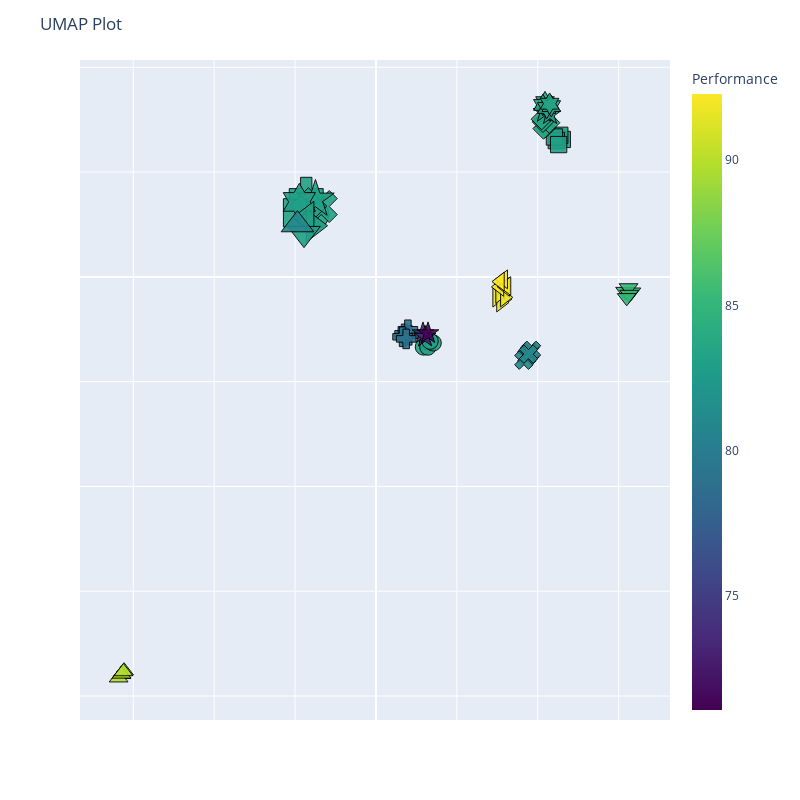

Notebook cell for this chart:
### Markdown cell above
### UMAP chart

### Code cell
fig = umap_plot(df_umap_all)

fig.show()

### Figure 1 — Plotly figure (JSON) as saved in the notebook; plotly's stock layout.template omitted (floating-point values rounded to 4 significant figures)
{"data": [{"hovertemplate": "<b>%{hovertext}</b><br><br>algorithm_id=1<br>=%{y}<br>size=%{marker.size}<br>Performance=%{marker.color}<extra></extra>", "hovertext": ["K-Nearest Neighbor<br>Performance: 83.35%<br>Model ID: 452<br>Accuracy: 70.31%<br>Precision: 70.36%<br>Recall: 70.31%<br>ROC AUC: 72.5<br>Geometric Mean: 100.0<br>Matthews Correlation: 100.0<br>F1: 100.0<br>Log Loss: 0.0<br>Size: 1", "K-Nearest Neighbor<br>Performance: 83.28%<br>Model ID: 288<br>Accuracy: 69.62%<br>Precision: 69.8%<br>Recall: 69.62%<br>ROC AUC: 73.91<br>Geometric Mean: 100.0<br>Matthews Correlation: 100.0<br>F1: 100.0<br>Log Loss: 0.0<br>Size: 1", "K-Nearest Neighbor<br>Performance: 83.13%<br>Model ID: 96<br>Accuracy: 69.29%<br>Precision: 69.48%<br>Recall: 69.29%<br>ROC AUC: 73.84<br>Geometric Mean: 100.0<br>Matthews Correlation: 100.0<br>F1: 100.0<br>Log Loss: 0.0<br>Size: 1", "K-Nearest Neighbor<br>Performance: 83.13%<br>Model ID: 480<br>Accuracy: 69.29%<br>Precision: 69.48%<br>Recall: 69.29%<br>ROC AUC: 73.82<br>Geometric Mean: 100.0<br>Matthews Correlation: 100.0<br>F1: 100.0<br>Log Loss: 0.0<br>Size: 1", "K-Nearest Neighbor<br>Performance: 83.11%<br>Model ID: 458<br>Accuracy: 69.64%<br>Precision: 69.61%<br>Recall: 69.64%<br>ROC AUC: 72.85<br>Geometric Mean: 100.0<br>Matthews Correlation: 100.0<br>F1: 100.0<br>Log Loss: 0.0<br>Size: 1", "K-Nearest Neighbor<br>Performance: 83.35%<br>Model ID: meta_1<br>Accuracy: 70.31%<br>Precision: 70.36%<br>Recall: 70.31%<br>ROC AUC: 72.5<br>Geometric Mean: 100.0<br>Matthews Correlation: 100.0<br>F1: 100.0<br>Log Loss: 0.0<br>Size: 3"], "legendgroup": "1", "marker": {"color": [83.35, 83.28, 83.13, 83.13, 83.11, 83.35], "coloraxis": "coloraxis", "line": {"color": "Black", "width": 1}, "opacity": 0.9, "size": [1, 1, 1, 1, 1, 3], "sizemode": "area", "sizeref": 0.0075, "symbol": "circle"}, "mode": "markers", "name": "1", "orientation": "v", "showlegend": true, "type": "scatter", "x": [5.866, 6.383, 6.412, 7.069, 6.692, -7.534], "xaxis": "x", "y": [-6.689, -6.21, -6.7, -6.304, -6.142, 5.931], "yaxis": "y"}, {"hovertemplate": "<b>%{hovertext}</b><br><br>algorithm_id=2<br>=%{y}<br>size=%{marker.size}<br>Performance=%{marker.color}<extra></extra>", "hovertext": ["Support Vector Machine<br>Performance: 83.1%<br>Model ID: 694<br>Accuracy: 82.5%<br>Precision: 82.92%<br>Recall: 82.5%<br>ROC AUC: 89.98<br>Geometric Mean: 85.43<br>Matthews Correlation: 72.38<br>F1: 85.99<br>Log Loss: 0.62<br>Size: 1", "Support Vector Machine<br>Performance: 83.08%<br>Model ID: 650<br>Accuracy: 82.83%<br>Precision: 83.3%<br>Recall: 82.83%<br>ROC AUC: 90.14<br>Geometric Mean: 85.07<br>Matthews Correlation: 71.75<br>F1: 85.65<br>Log Loss: 0.71<br>Size: 1", "Support Vector Machine<br>Performance: 83.08%<br>Model ID: 646<br>Accuracy: 82.83%<br>Precision: 83.3%<br>Recall: 82.83%<br>ROC AUC: 90.15<br>Geometric Mean: 85.07<br>Matthews Correlation: 71.75<br>F1: 85.65<br>Log Loss: 0.69<br>Size: 1", "Support Vector Machine<br>Performance: 83.09%<br>Model ID: 642<br>Accuracy: 82.83%<br>Precision: 83.3%<br>Recall: 82.83%<br>ROC AUC: 90.19<br>Geometric Mean: 85.07<br>Matthews Correlation: 71.75<br>F1: 85.65<br>Log Loss: 0.68<br>Size: 1", "Support Vector Machine<br>Performance: 83.07%<br>Model ID: 654<br>Accuracy: 82.83%<br>Precision: 83.3%<br>Recall: 82.83%<br>ROC AUC: 90.09<br>Geometric Mean: 85.07<br>Matthews Correlation: 71.75<br>F1: 85.65<br>Log Loss: 0.69<br>Size: 1", "Support Vector Machine<br>Performance: 83.28%<br>Model ID: meta_2<br>Accuracy: 69.62%<br>Precision: 69.8%<br>Recall: 69.62%<br>ROC AUC: 73.91<br>Geometric Mean: 100.0<br>Matthews Correlation: 100.0<br>F1: 100.0<br>Log Loss: 0.0<br>Size: 3"], "legendgroup": "2", "marker": {"color": [83.1, 83.08, 83.08, 83.09, 83.07, 83.28], "coloraxis": "coloraxis", "line": {"color": "Black", "width": 1}, "opacity": 0.9, "size": [1, 1, 1, 1, 1, 3], "sizemode": "area", "sizeref": 0.0075, "symbol": "square"}, "mode": "markers", "name": "2", "orientation": "v", "showlegend": true, "type": "scatter", "x": [23.03, 22.72, 22.29, 22.06, 22.58, -9.692], "xaxis": "x", "y": [13.12, 13.51, 13.01, 13.35, 12.62, 6.111], "yaxis": "y"}, {"hovertemplate": "<b>%{hovertext}</b><br><br>algorithm_id=3<br>=%{y}<br>size=%{marker.size}<br>Performance=%{marker.color}<extra></extra>", "hovertext": ["Gaussian Naive Bayes<br>Performance: 80.97%<br>Model ID: 737<br>Accuracy: 80.51%<br>Precision: 80.65%<br>Recall: 80.51%<br>ROC AUC: 89.18<br>Geometric Mean: 83.79<br>Matthews Correlation: 68.01<br>F1: 84.11<br>Log Loss: 100.0<br>Size: 1", "Gaussian Naive Bayes<br>Performance: 80.97%<br>Model ID: 1066<br>Accuracy: 80.51%<br>Precision: 80.65%<br>Recall: 80.51%<br>ROC AUC: 89.18<br>Geometric Mean: 83.79<br>Matthews Correlation: 68.01<br>F1: 84.11<br>Log Loss: 34.0<br>Size: 1", "Gaussian Naive Bayes<br>Performance: 80.97%<br>Model ID: 1079<br>Accuracy: 80.51%<br>Precision: 80.65%<br>Recall: 80.51%<br>ROC AUC: 89.18<br>Geometric Mean: 83.79<br>Matthews Correlation: 68.01<br>F1: 84.11<br>Log Loss: 31.4<br>Size: 1", "Gaussian Naive Bayes<br>Performance: 80.97%<br>Model ID: 1078<br>Accuracy: 80.51%<br>Precision: 80.65%<br>Recall: 80.51%<br>ROC AUC: 89.18<br>Geometric Mean: 83.79<br>Matthews Correlation: 68.01<br>F1: 84.11<br>Log Loss: 31.6<br>Size: 1", "Gaussian Naive Bayes<br>Performance: 80.97%<br>Model ID: 1077<br>Accuracy: 80.51%<br>Precision: 80.65%<br>Recall: 80.51%<br>ROC AUC: 89.18<br>Geometric Mean: 83.79<br>Matthews Correlation: 68.01<br>F1: 84.11<br>Log Loss: 31.8<br>Size: 1", "Gaussian Naive Bayes<br>Performance: 83.13%<br>Model ID: meta_3<br>Accuracy: 69.29%<br>Precision: 69.48%<br>Recall: 69.29%<br>ROC AUC: 73.84<br>Geometric Mean: 100.0<br>Matthews Correlation: 100.0<br>F1: 100.0<br>Log Loss: 0.0<br>Size: 3"], "legendgroup": "3", "marker": {"color": [80.97, 80.97, 80.97, 80.97, 80.97, 83.13], "coloraxis": "coloraxis", "line": {"color": "Black", "width": 1}, "opacity": 0.9, "size": [1, 1, 1, 1, 1, 3], "sizemode": "area", "sizeref": 0.0075, "symbol": "x"}, "mode": "markers", "name": "3", "orientation": "v", "showlegend": true, "type": "scatter", "x": [19.03, 18.64, 18.28, 19.22, 18.85, -6.767], "xaxis": "x", "y": [-7.199, -7.587, -7.945, -7.013, -7.374, 6.713], "yaxis": "y"}, {"hovertemplate": "<b>%{hovertext}</b><br><br>algorithm_id=4<br>=%{y}<br>size=%{marker.size}<br>Performance=%{marker.color}<extra></extra>", "hovertext": ["Multilayer Perceptron<br>Performance: 79.22%<br>Model ID: 1262<br>Accuracy: 79.85%<br>Precision: 79.92%<br>Recall: 79.85%<br>ROC AUC: 85.88<br>Geometric Mean: 81.86<br>Matthews Correlation: 64.8<br>F1: 82.36<br>Log Loss: 17.56<br>Size: 1", "Multilayer Perceptron<br>Performance: 79.22%<br>Model ID: 1263<br>Accuracy: 79.85%<br>Precision: 79.92%<br>Recall: 79.85%<br>ROC AUC: 85.88<br>Geometric Mean: 81.86<br>Matthews Correlation: 64.8<br>F1: 82.36<br>Log Loss: 17.56<br>Size: 1", "Multilayer Perceptron<br>Performance: 79.22%<br>Model ID: 1261<br>Accuracy: 79.85%<br>Precision: 79.92%<br>Recall: 79.85%<br>ROC AUC: 85.88<br>Geometric Mean: 81.86<br>Matthews Correlation: 64.8<br>F1: 82.36<br>Log Loss: 17.56<br>Size: 1", "Multilayer Perceptron<br>Performance: 79.09%<br>Model ID: 1249<br>Accuracy: 79.52%<br>Precision: 79.59%<br>Recall: 79.52%<br>ROC AUC: 85.97<br>Geometric Mean: 81.86<br>Matthews Correlation: 64.8<br>F1: 82.36<br>Log Loss: 17.17<br>Size: 1", "Multilayer Perceptron<br>Performance: 79.09%<br>Model ID: 1251<br>Accuracy: 79.52%<br>Precision: 79.59%<br>Recall: 79.52%<br>ROC AUC: 85.97<br>Geometric Mean: 81.86<br>Matthews Correlation: 64.8<br>F1: 82.36<br>Log Loss: 17.17<br>Size: 1", "Multilayer Perceptron<br>Performance: 83.13%<br>Model ID: meta_4<br>Accuracy: 69.29%<br>Precision: 69.48%<br>Recall: 69.29%<br>ROC AUC: 73.82<br>Geometric Mean: 100.0<br>Matthews Correlation: 100.0<br>F1: 100.0<br>Log Loss: 0.0<br>Size: 3"], "legendgroup": "4", "marker": {"color": [79.22, 79.22, 79.22, 79.09, 79.09, 83.13], "coloraxis": "coloraxis", "line": {"color": "Black", "width": 1}, "opacity": 0.9, "size": [1, 1, 1, 1, 1, 3], "sizemode": "area", "sizeref": 0.0075, "symbol": "cross"}, "mode": "markers", "name": "4", "orientation": "v", "showlegend": true, "type": "scatter", "x": [4.056, 3.538, 3.945, 3.288, 3.733, -8.618], "xaxis": "x", "y": [-5.575, -5.437, -5.048, -5.715, -5.918, 7.883], "yaxis": "y"}, {"hovertemplate": "<b>%{hovertext}</b><br><br>algorithm_id=5<br>=%{y}<br>size=%{marker.size}<br>Performance=%{marker.color}<extra></extra>", "hovertext": ["Logistic Regression<br>Performance: 83.67%<br>Model ID: 1677<br>Accuracy: 84.14%<br>Precision: 84.66%<br>Recall: 84.14%<br>ROC AUC: 90.32<br>Geometric Mean: 85.13<br>Matthews Correlation: 71.65<br>F1: 85.67<br>Log Loss: 3.51<br>Size: 1", "Logistic Regression<br>Performance: 83.66%<br>Model ID: 1741<br>Accuracy: 84.46%<br>Precision: 84.98%<br>Recall: 84.46%<br>ROC AUC: 90.58<br>Geometric Mean: 84.83<br>Matthews Correlation: 70.93<br>F1: 85.35<br>Log Loss: 3.37<br>Size: 1", "Logistic Regression<br>Performance: 83.54%<br>Model ID: 1901<br>Accuracy: 83.8%<br>Precision: 84.26%<br>Recall: 83.8%<br>ROC AUC: 90.5<br>Geometric Mean: 85.13<br>Matthews Correlation: 71.65<br>F1: 85.67<br>Log Loss: 3.41<br>Size: 1", "Logistic Regression<br>Performance: 83.53%<br>Model ID: 1773<br>Accuracy: 84.14%<br>Precision: 84.64%<br>Recall: 84.14%<br>ROC AUC: 90.65<br>Geometric Mean: 84.77<br>Matthews Correlation: 71.02<br>F1: 85.33<br>Log Loss: 3.23<br>Size: 1", "Logistic Regression<br>Performance: 83.41%<br>Model ID: 1869<br>Accuracy: 83.48%<br>Precision: 83.92%<br>Recall: 83.48%<br>ROC AUC: 90.54<br>Geometric Mean: 85.07<br>Matthews Correlation: 71.75<br>F1: 85.65<br>Log Loss: 2.97<br>Size: 1", "Logistic Regression<br>Performance: 83.11%<br>Model ID: meta_5<br>Accuracy: 69.64%<br>Precision: 69.61%<br>Recall: 69.64%<br>ROC AUC: 72.85<br>Geometric Mean: 100.0<br>Matthews Correlation: 100.0<br>F1: 100.0<br>Log Loss: 0.0<br>Size: 3"], "legendgroup": "5", "marker": {"color": [83.67, 83.66, 83.54, 83.53, 83.41, 83.11], "coloraxis": "coloraxis", "line": {"color": "Black", "width": 1}, "opacity": 0.9, "size": [1, 1, 1, 1, 1, 3], "sizemode": "area", "sizeref": 0.0075, "symbol": "diamond"}, "mode": "markers", "name": "5", "orientation": "v", "showlegend": true, "type": "scatter", "x": [20.96, 20.71, 21.42, 20.64, 20.49, -8.353], "xaxis": "x", "y": [14.26, 14.15, 14.71, 14.79, 15.05, 6.752], "yaxis": "y"}, {"hovertemplate": "<b>%{hovertext}</b><br><br>algorithm_id=6<br>=%{y}<br>size=%{marker.size}<br>Performance=%{marker.color}<extra></extra>", "hovertext": ["Linear Discriminant Analysis<br>Performance: 82.31%<br>Model ID: 1997<br>Accuracy: 83.16%<br>Precision: 84.11%<br>Recall: 83.16%<br>ROC AUC: 89.99<br>Geometric Mean: 83.32<br>Matthews Correlation: 68.51<br>F1: 83.94<br>Log Loss: 0.0<br>Size: 1", "Linear Discriminant Analysis<br>Performance: 82.31%<br>Model ID: 1998<br>Accuracy: 83.16%<br>Precision: 84.11%<br>Recall: 83.16%<br>ROC AUC: 89.99<br>Geometric Mean: 83.32<br>Matthews Correlation: 68.51<br>F1: 83.94<br>Log Loss: 0.0<br>Size: 1", "Linear Discriminant Analysis<br>Performance: 73.45%<br>Model ID: 1999<br>Accuracy: 75.89%<br>Precision: 76.41%<br>Recall: 75.89%<br>ROC AUC: 82.6<br>Geometric Mean: 75.39<br>Matthews Correlation: 52.04<br>F1: 75.95<br>Log Loss: 31.9<br>Size: 1", "Linear Discriminant Analysis<br>Performance: 73.45%<br>Model ID: 2000<br>Accuracy: 75.89%<br>Precision: 76.41%<br>Recall: 75.89%<br>ROC AUC: 82.6<br>Geometric Mean: 75.39<br>Matthews Correlation: 52.04<br>F1: 75.95<br>Log Loss: 31.9<br>Size: 1", "Linear Discriminant Analysis<br>Performance: 71.08%<br>Model ID: 2001<br>Accuracy: 74.25%<br>Precision: 74.65%<br>Recall: 74.25%<br>ROC AUC: 79.07<br>Geometric Mean: 73.45<br>Matthews Correlation: 47.92<br>F1: 73.99<br>Log Loss: 41.85<br>Size: 1", "Linear Discriminant Analysis<br>Performance: 83.1%<br>Model ID: meta_6<br>Accuracy: 82.5%<br>Precision: 82.92%<br>Recall: 82.5%<br>ROC AUC: 89.98<br>Geometric Mean: 85.43<br>Matthews Correlation: 72.38<br>F1: 85.99<br>Log Loss: 0.62<br>Size: 3"], "legendgroup": "6", "marker": {"color": [82.31, 82.31, 73.45, 73.45, 71.08, 83.1], "coloraxis": "coloraxis", "line": {"color": "Black", "width": 1}, "opacity": 0.9, "size": [1, 1, 1, 1, 1, 3], "sizemode": "area", "sizeref": 0.0075, "symbol": "star"}, "mode": "markers", "name": "6", "orientation": "v", "showlegend": true, "type": "scatter", "x": [20.76, 21.51, 5.813, 6.07, 6.435, -7.48], "xaxis": "x", "y": [15.72, 15.51, -5.391, -5.714, -5.387, 7.411], "yaxis": "y"}, {"hovertemplate": "<b>%{hovertext}</b><br><br>algorithm_id=7<br>=%{y}<br>size=%{marker.size}<br>Performance=%{marker.color}<extra></extra>", "hovertext": ["Quadratic Discriminant Analysis<br>Performance: 83.44%<br>Model ID: 2227<br>Accuracy: 81.49%<br>Precision: 81.79%<br>Recall: 81.49%<br>ROC AUC: 88.84<br>Geometric Mean: 87.24<br>Matthews Correlation: 75.55<br>F1: 87.7<br>Log Loss: 0.03<br>Size: 1", "Quadratic Discriminant Analysis<br>Performance: 83.44%<br>Model ID: 2231<br>Accuracy: 81.49%<br>Precision: 81.79%<br>Recall: 81.49%<br>ROC AUC: 88.84<br>Geometric Mean: 87.24<br>Matthews Correlation: 75.55<br>F1: 87.7<br>Log Loss: 0.03<br>Size: 1", "Quadratic Discriminant Analysis<br>Performance: 83.44%<br>Model ID: 2230<br>Accuracy: 81.49%<br>Precision: 81.79%<br>Recall: 81.49%<br>ROC AUC: 88.84<br>Geometric Mean: 87.24<br>Matthews Correlation: 75.55<br>F1: 87.7<br>Log Loss: 0.03<br>Size: 1", "Quadratic Discriminant Analysis<br>Performance: 83.44%<br>Model ID: 2229<br>Accuracy: 81.49%<br>Precision: 81.79%<br>Recall: 81.49%<br>ROC AUC: 88.84<br>Geometric Mean: 87.24<br>Matthews Correlation: 75.55<br>F1: 87.7<br>Log Loss: 0.03<br>Size: 1", "Quadratic Discriminant Analysis<br>Performance: 83.44%<br>Model ID: 2228<br>Accuracy: 81.49%<br>Precision: 81.79%<br>Recall: 81.49%<br>ROC AUC: 88.84<br>Geometric Mean: 87.24<br>Matthews Correlation: 75.55<br>F1: 87.7<br>Log Loss: 0.03<br>Size: 1", "Quadratic Discriminant Analysis<br>Performance: 83.08%<br>Model ID: meta_7<br>Accuracy: 82.83%<br>Precision: 83.3%<br>Recall: 82.83%<br>ROC AUC: 90.14<br>Geometric Mean: 85.07<br>Matthews Correlation: 71.75<br>F1: 85.65<br>Log Loss: 0.71<br>Size: 3"], "legendgroup": "7", "marker": {"color": [83.44, 83.44, 83.44, 83.44, 83.44, 83.08], "coloraxis": "coloraxis", "line": {"color": "Black", "width": 1}, "opacity": 0.9, "size": [1, 1, 1, 1, 1, 3], "sizemode": "area", "sizeref": 0.0075, "symbol": "hexagram"}, "mode": "markers", "name": "7", "orientation": "v", "showlegend": true, "type": "scatter", "x": [20.89, 20.63, 21.1, 21.67, 21.46, -9.47], "xaxis": "x", "y": [16.68, 16.41, 16.12, 16.3, 16.52, 7.152], "yaxis": "y"}, {"hovertemplate": "<b>%{hovertext}</b><br><br>algorithm_id=8<br>=%{y}<br>size=%{marker.size}<br>Performance=%{marker.color}<extra></extra>", "hovertext": ["Random Forest<br>Performance: 91.82%<br>Model ID: 2488<br>Accuracy: 84.13%<br>Precision: 84.34%<br>Recall: 84.13%<br>ROC AUC: 90.17<br>Geometric Mean: 100.0<br>Matthews Correlation: 100.0<br>F1: 100.0<br>Log Loss: 59.71<br>Size: 1", "Random Forest<br>Performance: 91.83%<br>Model ID: 2490<br>Accuracy: 84.13%<br>Precision: 84.31%<br>Recall: 84.13%<br>ROC AUC: 90.21<br>Geometric Mean: 100.0<br>Matthews Correlation: 100.0<br>F1: 100.0<br>Log Loss: 52.76<br>Size: 1", "Random Forest<br>Performance: 91.83%<br>Model ID: 2489<br>Accuracy: 84.13%<br>Precision: 84.34%<br>Recall: 84.13%<br>ROC AUC: 90.22<br>Geometric Mean: 100.0<br>Matthews Correlation: 100.0<br>F1: 100.0<br>Log Loss: 54.75<br>Size: 1", "Random Forest<br>Performance: 91.82%<br>Model ID: 2494<br>Accuracy: 84.13%<br>Precision: 84.38%<br>Recall: 84.13%<br>ROC AUC: 90.11<br>Geometric Mean: 100.0<br>Matthews Correlation: 100.0<br>F1: 100.0<br>Log Loss: 58.36<br>Size: 1", "Random Forest<br>Performance: 91.69%<br>Model ID: 2493<br>Accuracy: 83.8%<br>Precision: 84.02%<br>Recall: 83.8%<br>ROC AUC: 90.22<br>Geometric Mean: 100.0<br>Matthews Correlation: 100.0<br>F1: 100.0<br>Log Loss: 57.04<br>Size: 1", "Random Forest<br>Performance: 83.08%<br>Model ID: meta_8<br>Accuracy: 82.83%<br>Precision: 83.3%<br>Recall: 82.83%<br>ROC AUC: 90.15<br>Geometric Mean: 85.07<br>Matthews Correlation: 71.75<br>F1: 85.65<br>Log Loss: 0.69<br>Size: 3"], "legendgroup": "8", "marker": {"color": [91.82, 91.83, 91.83, 91.82, 91.69, 83.08], "coloraxis": "coloraxis", "line": {"color": "Black", "width": 1}, "opacity": 0.9, "size": [1, 1, 1, 1, 1, 3], "sizemode": "area", "sizeref": 0.0075, "symbol": "triangle-right"}, "mode": "markers", "name": "8", "orientation": "v", "showlegend": true, "type": "scatter", "x": [15.8, 14.95, 15.43, 15.31, 15.91, -7.728], "xaxis": "x", "y": [-2.116, -1.979, -2.446, -1.637, -1.959, 4.883], "yaxis": "y"}, {"hovertemplate": "<b>%{hovertext}</b><br><br>algorithm_id=9<br>=%{y}<br>size=%{marker.size}<br>Performance=%{marker.color}<extra></extra>", "hovertext": ["Extra Trees<br>Performance: 92.27%<br>Model ID: 2667<br>Accuracy: 84.81%<br>Precision: 85.07%<br>Recall: 84.81%<br>ROC AUC: 91.22<br>Geometric Mean: 100.0<br>Matthews Correlation: 100.0<br>F1: 100.0<br>Log Loss: 0.0<br>Size: 1", "Extra Trees<br>Performance: 92.24%<br>Model ID: 2659<br>Accuracy: 84.8%<br>Precision: 84.98%<br>Recall: 84.8%<br>ROC AUC: 91.07<br>Geometric Mean: 100.0<br>Matthews Correlation: 100.0<br>F1: 100.0<br>Log Loss: 0.0<br>Size: 1", "Extra Trees<br>Performance: 92.24%<br>Model ID: 2660<br>Accuracy: 84.8%<br>Precision: 84.98%<br>Recall: 84.8%<br>ROC AUC: 91.07<br>Geometric Mean: 100.0<br>Matthews Correlation: 100.0<br>F1: 100.0<br>Log Loss: 0.0<br>Size: 1", "Extra Trees<br>Performance: 92.19%<br>Model ID: 2714<br>Accuracy: 84.48%<br>Precision: 84.59%<br>Recall: 84.48%<br>ROC AUC: 91.8<br>Geometric Mean: 100.0<br>Matthews Correlation: 100.0<br>F1: 100.0<br>Log Loss: 0.0<br>Size: 1", "Extra Trees<br>Performance: 92.19%<br>Model ID: 2715<br>Accuracy: 84.48%<br>Precision: 84.59%<br>Recall: 84.48%<br>ROC AUC: 91.76<br>Geometric Mean: 100.0<br>Matthews Correlation: 100.0<br>F1: 100.0<br>Log Loss: 0.0<br>Size: 1", "Extra Trees<br>Performance: 83.09%<br>Model ID: meta_9<br>Accuracy: 82.83%<br>Precision: 83.3%<br>Recall: 82.83%<br>ROC AUC: 90.19<br>Geometric Mean: 85.07<br>Matthews Correlation: 71.75<br>F1: 85.65<br>Log Loss: 0.68<br>Size: 3"], "legendgroup": "9", "marker": {"color": [92.27, 92.24, 92.24, 92.19, 92.19, 83.09], "coloraxis": "coloraxis", "line": {"color": "Black", "width": 1}, "opacity": 0.9, "size": [1, 1, 1, 1, 1, 3], "sizemode": "area", "sizeref": 0.0075, "symbol": "triangle-left"}, "mode": "markers", "name": "9", "orientation": "v", "showlegend": true, "type": "scatter", "x": [15.28, 15.99, 16.16, 15.75, 15.35, -8.547], "xaxis": "x", "y": [-0.9556, -0.9475, -0.8791, -0.2358, -0.4523, 5.655], "yaxis": "y"}, {"hovertemplate": "<b>%{hovertext}</b><br><br>algorithm_id=10<br>=%{y}<br>size=%{marker.size}<br>Performance=%{marker.color}<extra></extra>", "hovertext": ["Adaptive Boosting<br>Performance: 85.49%<br>Model ID: 2808<br>Accuracy: 80.83%<br>Precision: 81.1%<br>Recall: 80.83%<br>ROC AUC: 87.46<br>Geometric Mean: 92.08<br>Matthews Correlation: 84.06<br>F1: 92.08<br>Log Loss: 91.04<br>Size: 1", "Adaptive Boosting<br>Performance: 85.37%<br>Model ID: 2845<br>Accuracy: 80.16%<br>Precision: 80.31%<br>Recall: 80.16%<br>ROC AUC: 83.52<br>Geometric Mean: 93.35<br>Matthews Correlation: 86.69<br>F1: 93.4<br>Log Loss: 99.49<br>Size: 1", "Adaptive Boosting<br>Performance: 85.29%<br>Model ID: 2811<br>Accuracy: 80.5%<br>Precision: 80.76%<br>Recall: 80.5%<br>ROC AUC: 86.95<br>Geometric Mean: 92.13<br>Matthews Correlation: 84.1<br>F1: 92.09<br>Log Loss: 92.25<br>Size: 1", "Adaptive Boosting<br>Performance: 85.19%<br>Model ID: 2812<br>Accuracy: 80.16%<br>Precision: 80.52%<br>Recall: 80.16%<br>ROC AUC: 87.19<br>Geometric Mean: 92.13<br>Matthews Correlation: 84.1<br>F1: 92.09<br>Log Loss: 92.14<br>Size: 1", "Adaptive Boosting<br>Performance: 85.18%<br>Model ID: 2809<br>Accuracy: 80.17%<br>Precision: 80.42%<br>Recall: 80.17%<br>ROC AUC: 87.3<br>Geometric Mean: 92.08<br>Matthews Correlation: 84.06<br>F1: 92.08<br>Log Loss: 91.13<br>Size: 1", "Adaptive Boosting<br>Performance: 83.07%<br>Model ID: meta_10<br>Accuracy: 82.83%<br>Precision: 83.3%<br>Recall: 82.83%<br>ROC AUC: 90.09<br>Geometric Mean: 85.07<br>Matthews Correlation: 71.75<br>F1: 85.65<br>Log Loss: 0.69<br>Size: 3"], "legendgroup": "10", "marker": {"color": [85.49, 85.37, 85.29, 85.19, 85.18, 83.07], "coloraxis": "coloraxis", "line": {"color": "Black", "width": 1}, "opacity": 0.9, "size": [1, 1, 1, 1, 1, 3], "sizemode": "area", "sizeref": 0.0075, "symbol": "triangle-down"}, "mode": "markers", "name": "10", "orientation": "v", "showlegend": true, "type": "scatter", "x": [30.8, 31.57, 31.22, 31.31, 30.99, -8.895], "xaxis": "x", "y": [-1.393, -1.45, -1.044, -1.671, -1.984, 4.139], "yaxis": "y"}, {"hovertemplate": "<b>%{hovertext}</b><br><br>algorithm_id=11<br>=%{y}<br>size=%{marker.size}<br>Performance=%{marker.color}<extra></extra>", "hovertext": ["Gradient Boosting<br>Performance: 89.77%<br>Model ID: 3030<br>Accuracy: 80.83%<br>Precision: 81.59%<br>Recall: 80.83%<br>ROC AUC: 87.84<br>Geometric Mean: 99.28<br>Matthews Correlation: 98.68<br>F1: 99.34<br>Log Loss: 3.39<br>Size: 1", "Gradient Boosting<br>Performance: 89.76%<br>Model ID: 3029<br>Accuracy: 80.83%<br>Precision: 81.59%<br>Recall: 80.83%<br>ROC AUC: 87.8<br>Geometric Mean: 99.28<br>Matthews Correlation: 98.68<br>F1: 99.34<br>Log Loss: 3.61<br>Size: 1", "Gradient Boosting<br>Performance: 89.76%<br>Model ID: 2969<br>Accuracy: 80.83%<br>Precision: 81.59%<br>Recall: 80.83%<br>ROC AUC: 87.77<br>Geometric Mean: 99.28<br>Matthews Correlation: 98.68<br>F1: 99.34<br>Log Loss: 3.61<br>Size: 1", "Gradient Boosting<br>Performance: 89.77%<br>Model ID: 2970<br>Accuracy: 80.83%<br>Precision: 81.59%<br>Recall: 80.83%<br>ROC AUC: 87.82<br>Geometric Mean: 99.28<br>Matthews Correlation: 98.68<br>F1: 99.34<br>Log Loss: 3.39<br>Size: 1", "Gradient Boosting<br>Performance: 89.75%<br>Model ID: 3026<br>Accuracy: 80.83%<br>Precision: 81.45%<br>Recall: 80.83%<br>ROC AUC: 87.84<br>Geometric Mean: 99.28<br>Matthews Correlation: 98.68<br>F1: 99.34<br>Log Loss: 4.1<br>Size: 1", "Gradient Boosting<br>Performance: 80.97%<br>Model ID: meta_11<br>Accuracy: 80.51%<br>Precision: 80.65%<br>Recall: 80.51%<br>ROC AUC: 89.18<br>Geometric Mean: 83.79<br>Matthews Correlation: 68.01<br>F1: 84.11<br>Log Loss: 100.0<br>Size: 3"], "legendgroup": "11", "marker": {"color": [89.77, 89.76, 89.76, 89.77, 89.75, 80.97], "coloraxis": "coloraxis", "line": {"color": "Black", "width": 1}, "opacity": 0.9, "size": [1, 1, 1, 1, 1, 3], "sizemode": "area", "sizeref": 0.0075, "symbol": "triangle-up"}, "mode": "markers", "name": "11", "orientation": "v", "showlegend": true, "type": "scatter", "x": [-31.48, -31.81, -31.14, -31.44, -31.21, -9.7], "xaxis": "x", "y": [-37.94, -38.27, -37.6, -37.9, -37.67, 4.979], "yaxis": "y"}], "layout": {"coloraxis": {"colorbar": {"title": {"text": "Performance"}}, "colorscale": [[0, "#440154"], [0.1111, "#482878"], [0.2222, "#3e4989"], [0.3333, "#31688e"], [0.4444, "#26828e"], [0.5556, "#1f9e89"], [0.6667, "#35b779"], [0.7778, "#6ece58"], [0.8889, "#b5de2b"], [1, "#fde725"]]}, "height": 800, "hovermode": "closest", "legend": {"itemsizing": "constant", "title": {"text": "algorithm_id"}, "tracegroupgap": 0}, "margin": {"t": 60}, "showlegend": false, "title": {"text": "UMAP Plot"}, "width": 800, "xaxis": {"anchor": "y", "domain": [0, 1], "showticklabels": false, "title": {"text": ""}}, "yaxis": {"anchor": "x", "domain": [0, 1], "showticklabels": false, "title": {"text": ""}}}}
